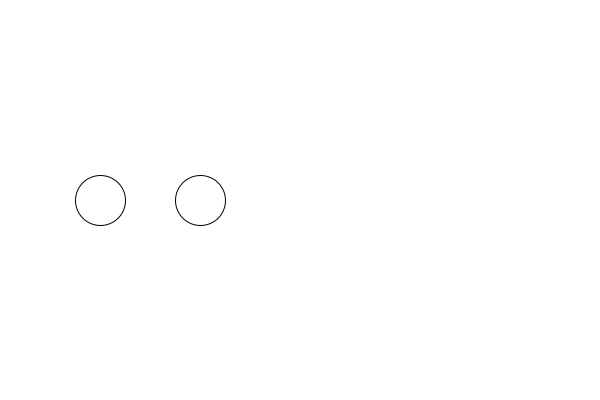
Frame 1 (no input)
Frame 60 (the mouse pressed at the canvas centre just before this capture): identical to frame 1, image omitted
Frame 120 (the mouse held since frame 60 and released just before this capture): identical to frame 1, image omitted

The Processing sketch that drew this single still picture (run headless with seeded random() and noise(); from frame 60 on, the mouse is pressed at the canvas centre):

// Processing sketch: bouncingBall
// ── bouncingBall.pde
ArrayList<Ball> bouncingBalls;

void setup() {
  size(600, 400);
  bouncingBalls=new ArrayList<Ball>();
  bouncingBalls.add(new Ball(100, 200,0,0));
  bouncingBalls.add(new Ball(200, 200,0,0));
}

void draw() {
  background(255);
  for (Ball ball : bouncingBalls) {
    ball.draw();
  }
}


// ── ballClass.pde
class Ball {
  float x, y, vx, vy;

  Ball(float x_, float y_, float vx_, float vy_) {
    x=x_;
    y=y_;
    vx=vx_;
    vy=vy_;
  }

  void draw() {
    ellipse(x, y, 50, 50);
  }
}
